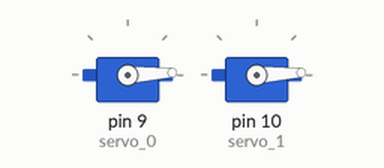
Bench run of a sketch on a simulated Arduino Uno, built with avr-gcc and run on an emulated ATmega328P. On the bench: 2 × servo.

Above: at 0.05 s.
At 1.45 s:
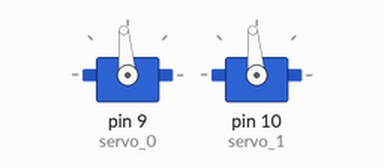
At 2.85 s:
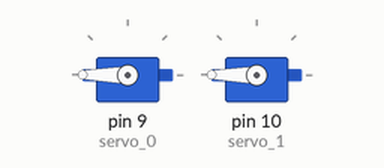
At 5.65 s:
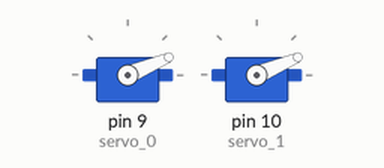
Timing chart, 0 to 9.1 s (numbered marks = the images above):
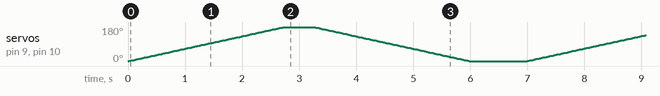

The sketch:

sketch.ino
```cpp
#include <Servo.h>

Servo servo_0;
Servo servo_1;

int pos = 0;

void setup() {
  servo_0.attach(9);
  servo_1.attach(10);
}

void loop() {
  // Sweep back and forth
  for (pos = 0; pos <= 180; pos += 1) {
    servo_0.write(pos);
    servo_1.write(pos);
    delay(15);
  }
  delay(500);
  for (pos = 180; pos >= 0; pos -= 1) {
    servo_0.write(pos);
    servo_1.write(pos);
    delay(15);
  }

  delay(1000);
}
 
```
